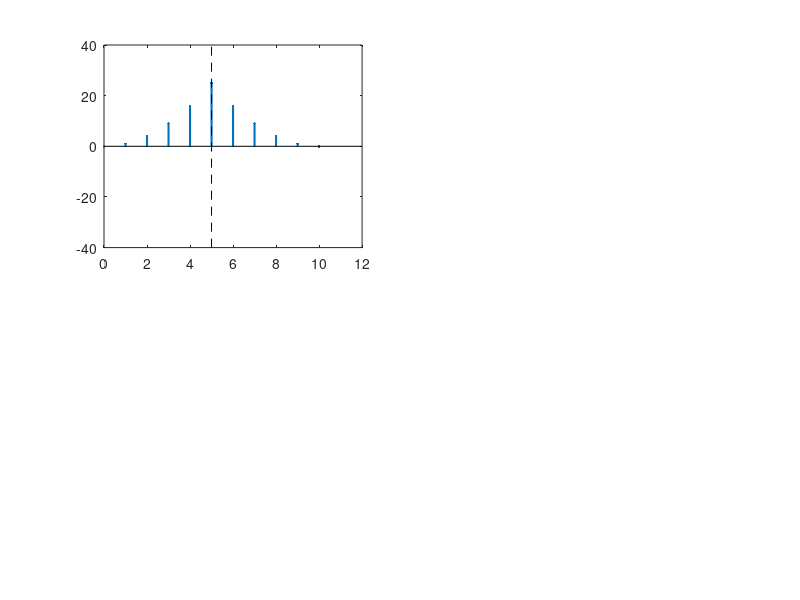

MATLAB code to generate this figure: (Note: this script raises an error after producing the figure.)
function fig5_13

% FIGURE 5.13: Impulse responses of linear-phase FIR filters 

clear
clc
fprintf('Figure 5.13: Impulse responses of linear-phase FIR filters\n\n')

% Construct filters

r = 12;
m = [r-1 r r-1 r];
mmax = max(m);
b = zeros(4,mmax);
for i = 1 : 4
   for j = 1 : floor((m(i)+1)/2)
      b(i,j) = (j-1)^2;
      if i < 3
         b(i,m(i)+1-j) = b(i,j);
      else
         b(i,m(i)+1-j) = -b(i,j);
      end
      if i == 3
         b(i,(m(i)+1)/2) = 0;
      end
   end
end

% Plot pulse responses

figure
c = 40;
for i = 1 : 4
   subplot(2,2,i)
   hp = stem (0:m(i)-1,b(i,1:m(i)),'filled','.');
   set (hp,'LineWidth',1.5)
   axis ([0 mmax -c c])
   hold on
   plot ([(m(i)-1)/2 (m(i)-1)/2],[-c c],'--k')
   switch i
      case 1, f_labels ('Type 1 filter, {\itm} = 10','\it{k}','\it{h}_1\it{(k)}')
      case 2, f_labels ('Type 2 filter, {\itm} = 11','\it{k}','\it{h}_2\it{(k)}')
      case 3, f_labels ('Type 3 filter, {\itm} = 10','\it{k}','\it{h}_3\it{(k)}')
      case 4, f_labels ('Type 4 filter, {\itm} = 11','\it{k}','\it{h}_4\it{(k)}')
   end
end
f_wait
   
